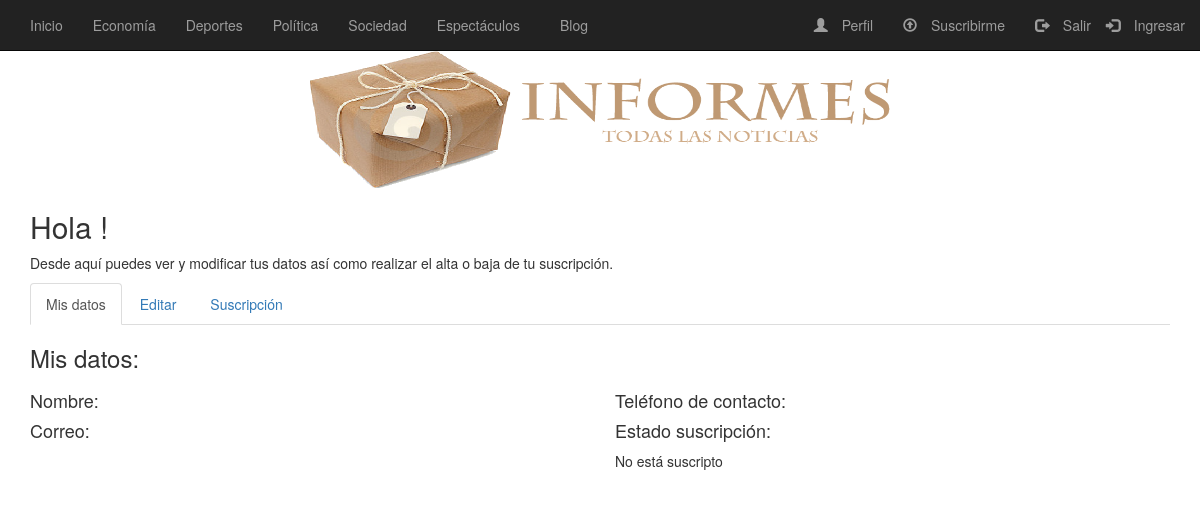
Page /frontend/presentacion/perfil.php on the committed database.
### tables this page shows
CREATE TABLE `seccion` (
  `id_s` int(11) NOT NULL,
  `nombre` varchar(50) DEFAULT NULL,
  `contador` int(11) DEFAULT NULL,
  `id_ed` int(11) DEFAULT NULL
);

### frontend/clases/model.php (called while the page is built, shortened)
<?php
    abstract class Model{
        public function __construct(){
            $this->_db = new mysqli(DB_HOST, DB_USER, DB_PASS, DB_NAME);
        }
    }

### frontend/clases/seccion.class.php (called while the page is built, shortened)
<?php
require_once('model.php');
class seccion extends Model{
public function listarSecciones(){
    $sql="SELECT `id_s`, `nombre` FROM `seccion`";
    $result = $this->_db->prepare($sql);
    $result->execute();
    $resultado = $result->get_result();
    $secciones = array();
    while ($row = $resultado->fetch_assoc()) {
      $secciones[] = $row;
    }
    return ($secciones);
}
}

### frontend/presentacion/headerNoti.php (the view, shortened to what this page needs)
<!DOCTYPE html>
<html>
<head>
<link rel="stylesheet" href="https://maxcdn.bootstrapcdn.com/bootstrap/3.3.7/css/bootstrap.min.css">
<link rel="stylesheet" href="<?= $CSS;?>/estilos.css">
</head>
<?php
require_once($CLASES_DIR . 'seccion.class.php');
$seccion = New seccion();
$secciones = $seccion->listarSecciones();
?>
<body>
  <nav class="navbar navbar-inverse navbar-fixed-top">
    <div class="container-fluid">
      	<ul class="nav navbar-nav">
          <li><a href="<?= $PRESENTACION;?>/index.php"> Inicio</a></li>
      <?php foreach($secciones as $sec): ?>
				<li><a href="<?= $PRESENTACION;?>/seccion.php?id=<?php echo $sec['id_s']?>"><?php echo $sec['nombre'];?></a></li>
      <?php endforeach; ?>
      </ul>
      <ul class="nav navbar-nav">
        <li><a href=""><span class="glyphicon glyphicon-blog"></span>Blog</a></li>
      </ul>
        <div id="notlogged">
            <ul class="nav navbar-nav navbar-right">
                <li><a href="#" data-toggle="modal" data-target="#modalLogin"><span class="glyphicon glyphicon-log-in"></span> Ingresar</a></li>
            </ul>
        </div>
      <div id="logged" class="oculto">
        <ul class="nav navbar-nav navbar-right">
            <li><a id="perfil" name="perfil" href="<?= $PRESENTACION;?>/perfil.php"><span class="glyphicon glyphicon-user"></span></span> Perfil</a></li>
            <li><a id="suscripto" href="#" data-toggle="modal" data-target="#modalSuscripcion"><span class="glyphicon glyphicon-upload"></span> Suscribirme</a></li>
            <li><a id="btnLogout" href="<?= $PRESENTACION;?>/logout.php" onclick="logoutFb()"><span class="glyphicon glyphicon-log-out"></span> Salir</a></li>
          </ul>
      </div>
    </div>
  </nav>
</body>

### backend/estilos/estilos.css (style rules this page uses)
body { margin-top:50px; }
.glyphicon { margin-right:10px; }
body { margin-top:20px; }

### rows in the picture
seccion: nombre "Economía"
seccion: nombre "Deportes"
seccion: nombre "Política"
seccion: nombre "Sociedad"
seccion: nombre "Espectáculos"
